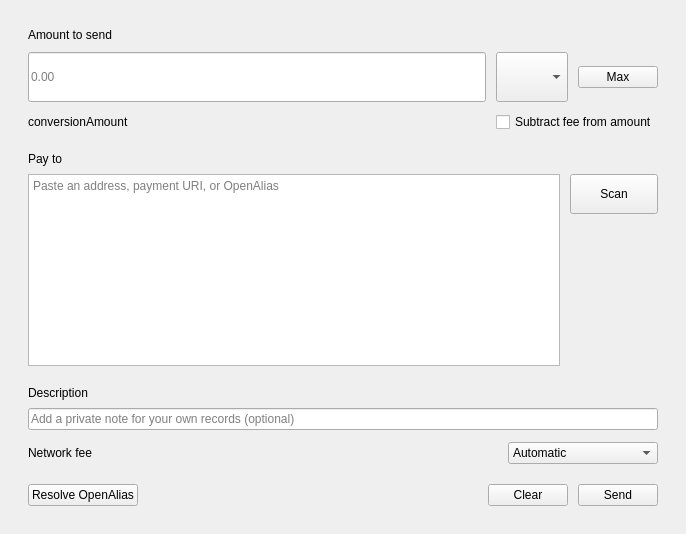
<?xml version="1.0" encoding="UTF-8"?>
<ui version="4.0">
 <class>SendWidget</class>
 <widget class="QWidget" name="SendWidget">
  <property name="geometry">
   <rect>
    <x>0</x>
    <y>0</y>
    <width>686</width>
    <height>520</height>
   </rect>
  </property>
  <property name="sizePolicy">
   <sizepolicy hsizetype="Preferred" vsizetype="Maximum">
    <horstretch>0</horstretch>
    <verstretch>0</verstretch>
   </sizepolicy>
  </property>
  <property name="windowTitle">
   <string>Form</string>
  </property>
  <layout class="QVBoxLayout" name="verticalLayout_root">
   <property name="spacing">
    <number>20</number>
   </property>
   <property name="leftMargin">
    <number>28</number>
   </property>
   <property name="topMargin">
    <number>28</number>
   </property>
   <property name="rightMargin">
    <number>28</number>
   </property>
   <property name="bottomMargin">
    <number>28</number>
   </property>
   <item>
    <widget class="QFrame" name="card_amount">
     <property name="frameShape">
      <enum>QFrame::Shape::NoFrame</enum>
     </property>
     <layout class="QVBoxLayout" name="verticalLayout_amount">
   <property name="leftMargin">
    <number>0</number>
   </property>
   <property name="topMargin">
    <number>0</number>
   </property>
   <property name="rightMargin">
    <number>0</number>
   </property>
   <property name="bottomMargin">
    <number>0</number>
   </property>

      <property name="spacing">
       <number>10</number>
      </property>
      <item>
       <widget class="HelpLabel" name="label_Amount">
        <property name="text">
         <string>Amount to send</string>
        </property>
       </widget>
      </item>
      <item>
       <layout class="QHBoxLayout" name="horizontalLayout_2">
        <property name="spacing">
         <number>10</number>
        </property>
        <item>
         <widget class="QLineEdit" name="lineAmount">
          <property name="minimumSize">
           <size>
            <width>0</width>
            <height>50</height>
           </size>
          </property>
          <property name="placeholderText">
           <string>0.00</string>
          </property>
         </widget>
        </item>
        <item>
         <widget class="QComboBox" name="comboCurrencySelection">
          <property name="minimumSize">
           <size>
            <width>0</width>
            <height>50</height>
           </size>
          </property>
         </widget>
        </item>
         <item>
         <widget class="QPushButton" name="btnMax">
          <property name="text">
           <string>Max</string>
          </property>
         </widget>
        </item>
       </layout>
      </item>
      <item>
       <layout class="QHBoxLayout" name="horizontalLayout_amountSub">
        <property name="spacing">
         <number>12</number>
        </property>
        <item>
         <widget class="QLabel" name="label_conversionAmount">
          <property name="enabled">
           <bool>true</bool>
          </property>
          <property name="text">
           <string>conversionAmount</string>
          </property>
         </widget>
        </item>
        <item>
         <spacer name="horizontalSpacer">
          <property name="orientation">
           <enum>Qt::Orientation::Horizontal</enum>
          </property>
          <property name="sizeHint" stdset="0">
           <size>
            <width>100</width>
            <height>20</height>
           </size>
          </property>
         </spacer>
        </item>
        <item>
         <widget class="QCheckBox" name="check_subtractFeeFromAmount">
          <property name="text">
           <string>Subtract fee from amount</string>
          </property>
         </widget>
        </item>
       </layout>
      </item>
     </layout>
    </widget>
   </item>
   <item>
    <widget class="QFrame" name="card_payTo">
     <property name="frameShape">
      <enum>QFrame::Shape::NoFrame</enum>
     </property>
     <layout class="QVBoxLayout" name="verticalLayout_payTo">
   <property name="leftMargin">
    <number>0</number>
   </property>
   <property name="topMargin">
    <number>0</number>
   </property>
   <property name="rightMargin">
    <number>0</number>
   </property>
   <property name="bottomMargin">
    <number>0</number>
   </property>

      <property name="spacing">
       <number>8</number>
      </property>
      <item>
       <widget class="HelpLabel" name="label_PayTo">
        <property name="text">
         <string>Pay to</string>
        </property>
       </widget>
      </item>
      <item>
       <layout class="QHBoxLayout" name="horizontalLayout_4">
        <property name="spacing">
         <number>10</number>
        </property>
        <item>
         <widget class="PayToEdit" name="lineAddress">
          <property name="sizePolicy">
           <sizepolicy hsizetype="Expanding" vsizetype="Fixed">
            <horstretch>1</horstretch>
            <verstretch>0</verstretch>
           </sizepolicy>
          </property>
          <property name="horizontalScrollBarPolicy">
           <enum>Qt::ScrollBarPolicy::ScrollBarAlwaysOff</enum>
          </property>
          <property name="verticalScrollBarPolicy">
           <enum>Qt::ScrollBarPolicy::ScrollBarAsNeeded</enum>
          </property>
          <property name="tabChangesFocus">
           <bool>true</bool>
          </property>
          <property name="lineWrapMode">
           <enum>QPlainTextEdit::LineWrapMode::WidgetWidth</enum>
          </property>
          <property name="placeholderText">
           <string>Paste an address, payment URI, or OpenAlias</string>
          </property>
         </widget>
        </item>
        <item alignment="Qt::AlignmentFlag::AlignTop">
         <widget class="QPushButton" name="btnScan">
          <property name="sizePolicy">
           <sizepolicy hsizetype="Fixed" vsizetype="Fixed">
            <horstretch>0</horstretch>
            <verstretch>0</verstretch>
           </sizepolicy>
          </property>
          <property name="minimumSize">
           <size>
            <width>88</width>
            <height>40</height>
           </size>
          </property>
          <property name="maximumSize">
           <size>
            <width>96</width>
            <height>72</height>
           </size>
          </property>
          <property name="cursor">
           <cursorShape>PointingHandCursor</cursorShape>
          </property>
          <property name="toolTip">
           <string>Scan a QR code with your camera</string>
          </property>
          <property name="iconSize">
           <size>
            <width>20</width>
            <height>20</height>
           </size>
          </property>
          <property name="text">
           <string>Scan</string>
          </property>
         </widget>
        </item>
       </layout>
      </item>
     </layout>
    </widget>
   </item>
   <item>
    <widget class="QFrame" name="card_details">
     <property name="frameShape">
      <enum>QFrame::Shape::NoFrame</enum>
     </property>
     <layout class="QVBoxLayout" name="verticalLayout_details">
   <property name="leftMargin">
    <number>0</number>
   </property>
   <property name="topMargin">
    <number>0</number>
   </property>
   <property name="rightMargin">
    <number>0</number>
   </property>
   <property name="bottomMargin">
    <number>0</number>
   </property>

      <property name="spacing">
       <number>8</number>
      </property>
      <item>
       <widget class="HelpLabel" name="label_Description">
        <property name="text">
         <string>Description</string>
        </property>
       </widget>
      </item>
      <item>
       <widget class="QLineEdit" name="lineDescription">
        <property name="placeholderText">
         <string>Add a private note for your own records (optional)</string>
        </property>
       </widget>
      </item>
      <item>
       <layout class="QHBoxLayout" name="horizontalLayout_fee">
        <property name="spacing">
         <number>10</number>
        </property>
        <property name="topMargin">
         <number>4</number>
        </property>
        <item>
         <widget class="QLabel" name="label_feeTarget">
          <property name="text">
           <string>Network fee</string>
          </property>
         </widget>
        </item>
        <item>
         <spacer name="horizontalSpacer_fee">
          <property name="orientation">
           <enum>Qt::Orientation::Horizontal</enum>
          </property>
          <property name="sizeHint" stdset="0">
           <size>
            <width>40</width>
            <height>20</height>
           </size>
          </property>
         </spacer>
        </item>
        <item>
         <widget class="QComboBox" name="combo_feePriority">
          <property name="minimumSize">
           <size>
            <width>150</width>
            <height>0</height>
           </size>
          </property>
          <item>
           <property name="text">
            <string>Automatic</string>
           </property>
          </item>
          <item>
           <property name="text">
            <string>Low</string>
           </property>
          </item>
          <item>
           <property name="text">
            <string>Normal</string>
           </property>
          </item>
          <item>
           <property name="text">
            <string>High</string>
           </property>
          </item>
          <item>
           <property name="text">
            <string>Highest</string>
           </property>
          </item>
         </widget>
        </item>
       </layout>
      </item>
     </layout>
    </widget>
   </item>
   <item>
    <spacer name="verticalSpacer_send">
     <property name="orientation">
      <enum>Qt::Orientation::Vertical</enum>
     </property>
     <property name="sizeType">
      <enum>QSizePolicy::Policy::Expanding</enum>
     </property>
     <property name="sizeHint" stdset="0">
      <size>
       <width>20</width>
       <height>4</height>
      </size>
     </property>
    </spacer>
   </item>
   <item>
    <layout class="QHBoxLayout" name="horizontalLayout_3">
     <property name="spacing">
      <number>10</number>
     </property>
     <item>
      <widget class="QPushButton" name="btn_openAlias">
       <property name="text">
        <string>Resolve OpenAlias</string>
       </property>
      </widget>
     </item>
     <item>
      <spacer name="horizontalSpacer_2">
       <property name="orientation">
        <enum>Qt::Orientation::Horizontal</enum>
       </property>
       <property name="sizeHint" stdset="0">
        <size>
         <width>40</width>
         <height>20</height>
        </size>
       </property>
      </spacer>
     </item>
     <item>
      <widget class="QPushButton" name="btnClear">
       <property name="text">
        <string>Clear</string>
       </property>
      </widget>
     </item>
       <item>
        <widget class="QPushButton" name="btnSend">
         <property name="text">
          <string>Send</string>
         </property>
        </widget>
       </item>
    </layout>
   </item>
   
  </layout>
 </widget>
 <customwidgets>
  <customwidget>
   <class>HelpLabel</class>
   <extends>QLabel</extends>
   <header>components.h</header>
  </customwidget>
  <customwidget>
   <class>PayToEdit</class>
   <extends>QPlainTextEdit</extends>
   <header>widgets/PayToEdit.h</header>
  </customwidget>
 </customwidgets>
 <tabstops>
  <tabstop>lineAmount</tabstop>
  <tabstop>comboCurrencySelection</tabstop>
  <tabstop>check_subtractFeeFromAmount</tabstop>
  <tabstop>btnMax</tabstop>
  <tabstop>lineAddress</tabstop>
  <tabstop>btnScan</tabstop>
  <tabstop>lineDescription</tabstop>
  <tabstop>combo_feePriority</tabstop>
  <tabstop>btn_openAlias</tabstop>
  <tabstop>btnClear</tabstop>
  <tabstop>btnSend</tabstop>
 </tabstops>
 <resources/>
 <connections/>
 <slots>
  <slot>sendClicked()</slot>
  <slot>maxClicked()</slot>
  <slot>clearClicked()</slot>
 </slots>
</ui>
